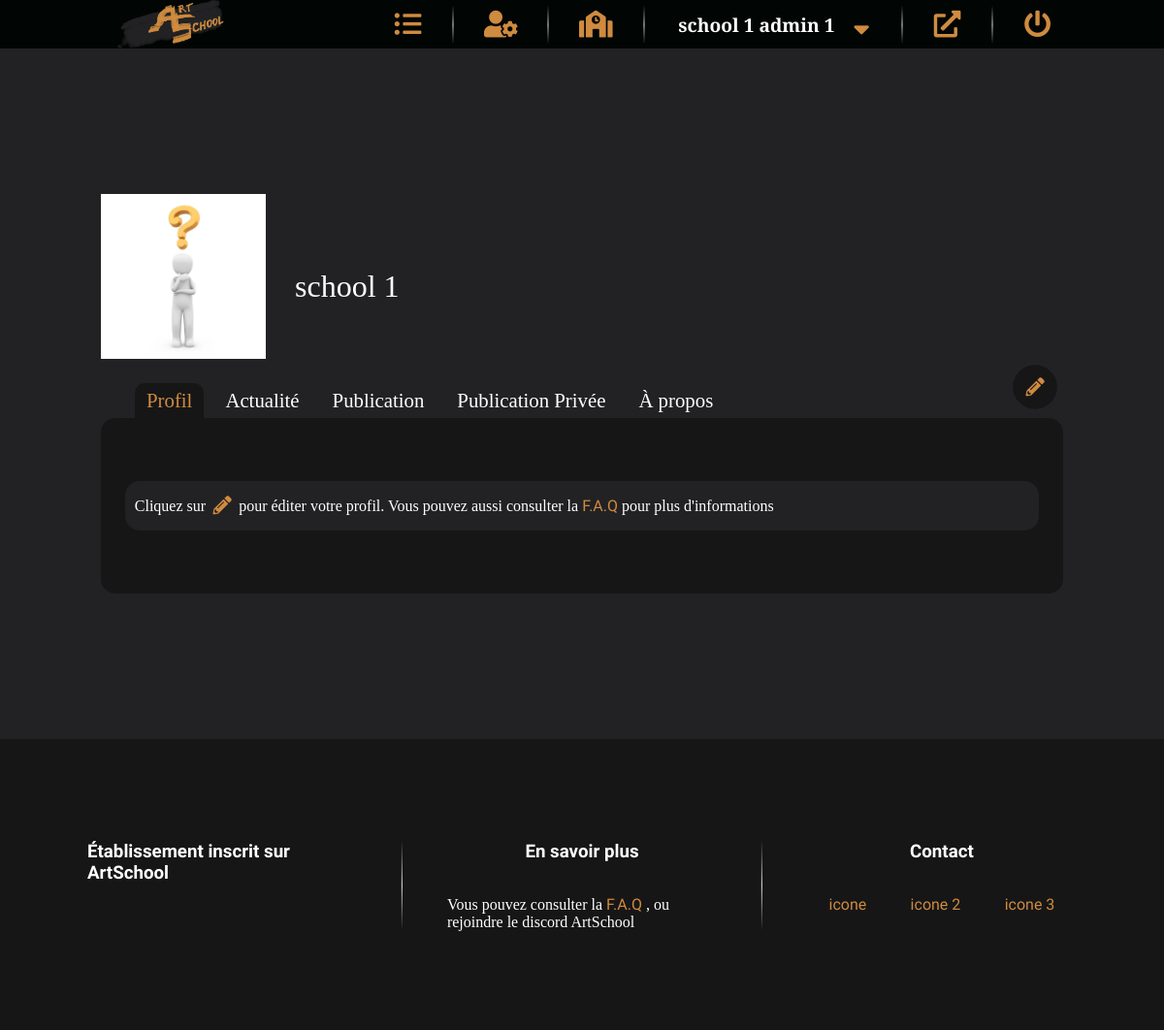
/P5_01_Code/indexAdmin.php?action=schoolProfile&school=school 1 (signed in), run on an earlier commit of the app's database.
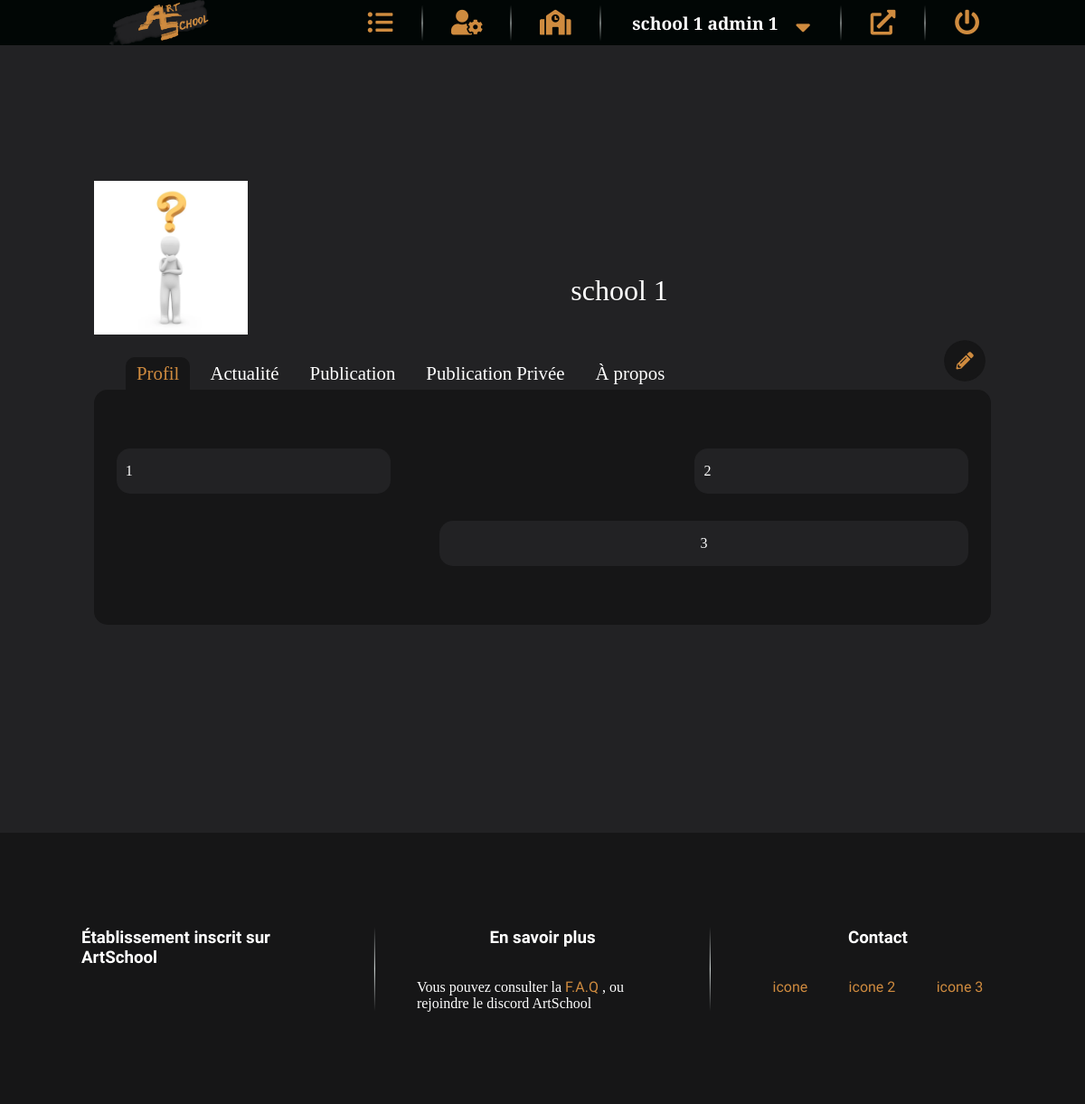
And on a later commit of the database.
### tables this page shows
CREATE TABLE IF NOT EXISTS `as_school` (
  `id` int(11) NOT NULL AUTO_INCREMENT,
  `idAdmin` int(11) NOT NULL,
  `name` varchar(255) NOT NULL,
  `nameAdmin` varchar(255) NOT NULL,
  `schoolGroups` text DEFAULT NULL,
  `code` varchar(255) NOT NULL,
  `nbEleve` int(11) NOT NULL,
  `nbActiveAccount` int(11) NOT NULL DEFAULT 0,
  `dateInscription` datetime NOT NULL,
  `dateDeadline` datetime NOT NULL,
  `logo` text NOT NULL,
  `isActive` tinyint(1) NOT NULL DEFAULT 1,
  `profileBannerInfo` text DEFAULT NULL,
  `profilePictureInfo` text DEFAULT NULL,
  `profileTextInfo` text DEFAULT NULL,
  PRIMARY KEY (`id`),
  KEY `idAdmin` (`idAdmin`)
);

CREATE TABLE IF NOT EXISTS `as_profile_content` (
  `id` int(11) NOT NULL AUTO_INCREMENT,
  `userId` int(11) DEFAULT NULL,
  `schoolId` int(11) DEFAULT NULL,
  `tab` varchar(50) NOT NULL,
  `size` varchar(50) NOT NULL,
  `contentOrder` int(11) NOT NULL,
  `align` varchar(50) NOT NULL,
  `content` text NOT NULL,
  PRIMARY KEY (`id`)
);

### P5_01_Code/model/RenderView.php (called while the page is built, shortened)
<?php
class RenderView
{
	public static function render(string $template, string $view, array $data = null)
	{
		require('view/' . $view);
		$content = ob_get_clean();
		require('view/' . $template);
	}
}

### P5_01_Code/model/School.php (called while the page is built, shortened)
<?php
class School
{
	private $id,
			$idAdmin,
			$name,
			$nameAdmin,
			$schoolGroups,
			$listSchoolGroups,
			$code,
			$nbEleve,
			$nbActiveAccount,
			$dateInscription,
			$dateDeadline,
			$logo,
			$isActive,
			$profileBannerInfo = null,
			$profileBanner,
			$noBanner,
			$profilePictureInfo = null,
			$profilePicture,
			$profilePictureOrientation,
			$profilePictureSize,
			$profileTextInfo = null,
			$profileTextBlock,
			$profileTextSchool;
	public function getName()
	{
		return $this->name;
	}
	public function getProfilePicture()
	{
		return $this->profilePicture;
	}
	public function getProfilePictureOrientation()
	{
		return $this->profilePictureOrientation;
	}
	public function getProfilePictureSize()
	{
		return $this->profilePictureSize;
	}
	public function getProfileTextBlock()
	{
		return $this->profileTextBlock;
	}
	public function getProfileTextSchool()
	{
		return $this->profileTextSchool;
	}
	public function setProfilePicture(string $profilePicture)
	{
		if (strlen($profilePicture) > 0){
			$this->profilePicture = $profilePicture;
		}
		return $this;
	}
	public function setProfilePictureOrientation(string $profilePictureOrientation)
	{
		if (strlen($profilePictureOrientation) > 0){
			$this->profilePictureOrientation = $profilePictureOrientation;
		}
		return $this;
	}
	public function setProfilePictureSize(string $profilePictureSize)
	{
		if (strlen($profilePictureSize) > 0){
			$this->profilePictureSize = $profilePictureSize;
		}
		return $this;
	}
	public function setProfileTextBlock(string $profileTextBlock)
	{
		if (strlen($profileTextBlock) > 0){
			$this->profileTextBlock = $profileTextBlock;
		}
		return $this;
	}
	public function setProfileTextSchool(string $profileTextSchool)
	{
		if (strlen($profileTextSchool) > 0){
			$this->profileTextSchool = $profileTextSchool;
		}
		return $this;
	}
}

### P5_01_Code/model/Database.php (called while the page is built, shortened)
<?php
abstract class Database
{
	protected static $db;
	protected function getConnection()
	{
		try {
			if (empty(self::$db)) {
				self::$db = new \PDO(self::DB_HOST, self::DB_LOGIN, self::DB_PASSWORD, self::DB_ERRMODE);
				return self::$db;
			} else {
				return self::$db;
			}
		} catch (Exception $e) {
		        error($e->getMessage());
		}
	}
	public function sql($req, array $parameters = null)
	{
		$q = $this->getConnection()->prepare($req);
		if ($parameters) {
			foreach ($parameters as $paraKey => $paraValue) {
				if (is_int($paraValue)) {
					$q->bindValue($paraKey, $paraValue, \PDO::PARAM_INT);
				} else {
					$q->bindValue($paraKey, $paraValue);
				}
			}
		}
		$q->execute();
		return $q;
	}
}

### P5_01_Code/model/SchoolManager.php (called while the page is built, shortened)
<?php
class SchoolManager extends AbstractManager
{
	public static $OBJECT_TYPE = 'Chemin\ArtSchool\Model\School';
	public static $TABLE_NAME = 'as_school';
	public static $TABLE_CHAMPS ='id, idAdmin, name, nameAdmin, schoolGroups, code, nbEleve, nbActiveAccount, DATE_FORMAT(dateInscription, "%d/%m/%Y") AS dateInscription, DATE_FORMAT(dateDeadline, "%d/%m/%Y") AS dateDeadline, logo, isActive, profileBannerInfo, profilePictureInfo, profileTextInfo';
	public function getSchoolByName(string $name)
	{
		if (strlen($name) > 0) {
			if ($name === ALL_SCHOOL) {
				$q = $this->sql('SELECT ' . static::$TABLE_CHAMPS . '
								FROM ' . static::$TABLE_NAME . '
								ORDER BY id');
				$result = $q->fetchAll(\PDO::FETCH_CLASS, static::$OBJECT_TYPE);
			} else {
				$q = $this->sql('SELECT ' . static::$TABLE_CHAMPS . '
								FROM ' . static::$TABLE_NAME . '
								WHERE name = :name',
								[':name' => $name]);
				$result = $q->fetchObject(static::$OBJECT_TYPE);
			}
			return $result;
		}
	}
	public function nameExists(string $name)
	{
		if (strlen($name) > 0) {
			$q = $this->sql('SELECT name
							FROM ' . static::$TABLE_NAME . '
							WHERE name = :name',
							[':name' => $name]);
			if ($q->fetch()) {
				return true;
			} else {
				$q->closeCursor();
				return false;
			}
		}
	}
}

### P5_01_Code/model/ProfileContentManager.php (called while the page is built, shortened)
<?php
class ProfileContentManager extends AbstractManager
{
	public static $OBJECT_TYPE = 'Chemin\ArtSchool\Model\ProfileContent';
	public static $TABLE_NAME = 'as_profile_content';
	public static $TABLE_CHAMPS ='id, userId, schoolId, tab, size, contentOrder, align, content';
	public function getByProfileId(int $profileId, bool $schoolProfile = false)
	{
		if ($schoolProfile) {
			$query = $this->sql('SELECT ' . static::$TABLE_CHAMPS . '
								FROM ' . static::$TABLE_NAME . '
								WHERE schoolId = :schoolId',
								[':schoolId' => $profileId]);
		} else {
			$query = $this->sql('SELECT ' . static::$TABLE_CHAMPS . '
								FROM ' . static::$TABLE_NAME . '
								WHERE userId = :userId',
								[':userId' => $profileId]);
		}
		$result = $query->fetchAll(\PDO::FETCH_CLASS, static::$OBJECT_TYPE);
		return $result;
	}
}

### P5_01_Code/model/ProfileContent.php (called while the page is built, shortened)
<?php
class ProfileContent
{
	private $id,
			$userId,
			$schoolId,
			$tab,
			$size,
			$contentOrder,
			$align,
			$content;
	public function getTab()
	{
		return $this->tab;
	}
	public function getSize()
	{
		return $this->size;
	}
	public function getContentOrder()
	{
		return $this->contentOrder;
	}
	public function getAlign()
	{
		return $this->align;
	}
	public function getContent()
	{
		return $this->content;
	}
}

### P5_01_Code/view/backend/schoolProfileView.php (the view, shortened to what this page needs)
<section id="blockProfile">
	<div id="banner" class="editable">
	</div>
	<div id="colorFade"></div>
	<article id="profile" class="container">
		<header>
			<div class="<?=$data['school']->getProfilePictureSize()?> editable">
				<img src="<?=$data['school']->getProfilePicture()?>" alt="profile picture" class="<?=$data['school']->getProfilePictureOrientation()?>">
			</div>
			<div class="<?=$data['school']->getProfileTextBlock()?> editable">
				<span class="<?=$data['school']->getProfileTextSchool()?>"><?=$data['school']->getName()?></span>
			</div>
		</header>
		<div>
			<nav>
				<ul id="blockTabs" class="tabsStyleOne">
					<li class="buttonIsFocus">Profil</li>
					<li>Actualité</li>
					<li>Publication</li>
					<li>Publication Privée</li>
					<li>À propos</li>
				</ul>
				<ul id="blockTabsEditProfile">
					<li title="éditer le profil">
						<i class="fas fa-pencil-alt iconeEdit"></i>
					</li>
				</ul>
			</nav>
			<div id="slideTab">
				<div id="tabProfile" class="editable">
					<div>
						<?php
						if (!empty($data['profileContent'])) {
							foreach ($data['profileContent'] as $profileContent) {
								if ($profileContent->getTab() === 'profile') {
									if (!empty($profileContent->getAlign())) {
										echo '<div class="contentAloneInRow" style="order:' . $profileContent->getContentOrder() . '">';
									}
									?>
									<div class="blockContentProfile editable <?=$profileContent->getSize()?> <?=$profileContent->getAlign()?>" style="order:<?=$profileContent->getContentOrder()?>">
										<?=$profileContent->getContent()?>
									</div>
									<?php
									if (!empty($profileContent->getAlign())) {
										echo '</div>';
									}
								}
							}
						} else {
							?>
							<div class="blockContentProfile blockTuto big">
								<p>
									Cliquez sur  <i class="fas fa-pencil-alt orang"></i>  pour éditer votre profil. Vous pouvez aussi consulter la <a href="index.php?action=Faq">F.A.Q</a> pour plus d'informations
								</p>
							</div>
							<?php
						}
						?>
					</div>
				</div>
			</div>
		</div>
	</article>
</section>

### P5_01_Code/indexAdmin.php (shortened to what this page needs)
<?php
try {
	$Backend = new Backend();
	if (isset($_GET['action'])) {
		switch ($_GET['action']) {
			case 'schoolProfile' :
				$Backend->schoolProfile();
			break;
		}
	} else {
		$Backend->home();
	}
} catch (Exception $e) {
	$Backend->error($e->getMessage());
}

### P5_01_Code/controller/Backend.php (shortened to what this page needs)
<?php
class Backend extends Controller
{
	public function schoolProfile()
	{
		if (!empty($_GET['school']) && $_GET['school'] === $_SESSION['school'] && ($_SESSION['grade'] === ADMIN || $_SESSION['grade'] === MODERATOR)) {
			$SchoolManager = new SchoolManager();
			if ($SchoolManager->nameExists($_GET['school'])) {
				$ProfileContentManager = new ProfileContentManager();
				$school = $SchoolManager->getSchoolByName($_GET['school']);
				$profileContent = $ProfileContentManager->getByProfileId($school->getId(), true);
				RenderView::render('template.php', 'backend/schoolProfileView.php', ['school' => $school, 'profileContent' => $profileContent, 'option' => ['schoolProfile', 'tinyMCE']]);
			} else {$this->invalidLink();}
		} else {$this->incorrectInformation();}
	}
}

### P5_01_Code/view/template.php (shortened to what this page needs)
<!DOCTYPE html>
<html lang="fr">
	<head>
		<link rel="stylesheet" type="text/css" href="public/css/style.css">
		<link rel="stylesheet" href="https://use.fontawesome.com/releases/v5.8.1/css/all.css">
	</head>
	<body>
		<?php
		if (defined('BACKEND') && isset($_SESSION['grade']) && ($_SESSION['grade'] === ADMIN  || $_SESSION['grade'] === MODERATOR)) {
			require('backend/navbar.php');
		} else {
			require('frontend/navbar.php');
		}
		?>
		<main>
			<?=$content?>
		</main>
		<?php
		require('footer.php');
		?>
	</body>
</html>

### P5_01_Code/view/backend/navbar.php (shortened to what this page needs)
<header id="navbar" class="fullWidth">
	<div class="container">
		<div>
			<span>
				<a href="indexAdmin.php"><img src="public/images/banner.png"></a>
			</span>
			<nav>
				<ul>
					<li title="Modérer les utilisateurs">
						<a href="indexAdmin.php?action=moderatUsers">
							<i class="fas fa-list-ul"></i>
						</a>
					</li>
					<?php
					if ($_SESSION['grade'] === ADMIN) {
						?>
						<li title="Modérer l'administration">
							<a href="indexAdmin.php?action=moderatAdmin">
								<i class="fas fa-user-cog"></i>
							</a>
						</li>
						<?php
					}
					if ($_SESSION['school'] === ALL_SCHOOL) {
						?>
						<li title="Ajout / édition des établissements">
							<a href="indexAdmin.php?action=addSchool">
								<i class="fas fa-school"></i>
							</a>
						</li>
						<hr class="hrNavbar">
						<?php
					} elseif ($_SESSION['grade'] === ADMIN) {
						?>
						<li title="Modérer mon établissement">
							<a href="indexAdmin.php?action=moderatSchool">
								<i class="fas fa-school"></i>
							</a>
						</li>
						<?php
					}
					?>
					<li id="pseudo">
						<?=$_SESSION['pseudo']?>
						<i class="fas fa-sort-down"></i>
					</li>
					<li title="Vers ArtSchool">
						<a href="index.php"><i class="fas fa-external-link-alt"></i></a>
					</li>
					<li title="Se Déconnecter">
						<a href="indexAdmin.php?action=disconnect">
							<i class="fas fa-power-off"></i>
						</a>
					</li>
				</ul>
			</nav>
		</div>
	</div>
</header>

### P5_01_Code/view/footer.php (shortened to what this page needs)
<footer>
	<section>
		<div>
			<article id="linksList">
				<h3>Établissement inscrit sur ArtSchool</h3>
				<div>
				</div>
			</article>
			<article>
				<h3>En savoir plus</h3>
				<p>
					Vous pouvez consulter la <a href="#">F.A.Q</a> , ou rejoindre le discord ArtSchool
				</p>
			</article>
			<article id="contact">
				<h3>Contact</h3>
				<ul>
					<li><a href="">icone</a></li>
					<li><a href="">icone 2</a></li>
					<li><a href="">icone 3</a></li>
				</ul>
			</article>
		</div>
	</section>
</footer>

What changed in the data, as far as the page shows it:
added as_profile_content: content "1"
added as_profile_content: content "2"
added as_profile_content: content "3"
Also different on the page:
text no longer shown: "Cliquez sur pour éditer votre profil. Vous pouvez aussi consulter la F.A.Q pour plus d'informations"
